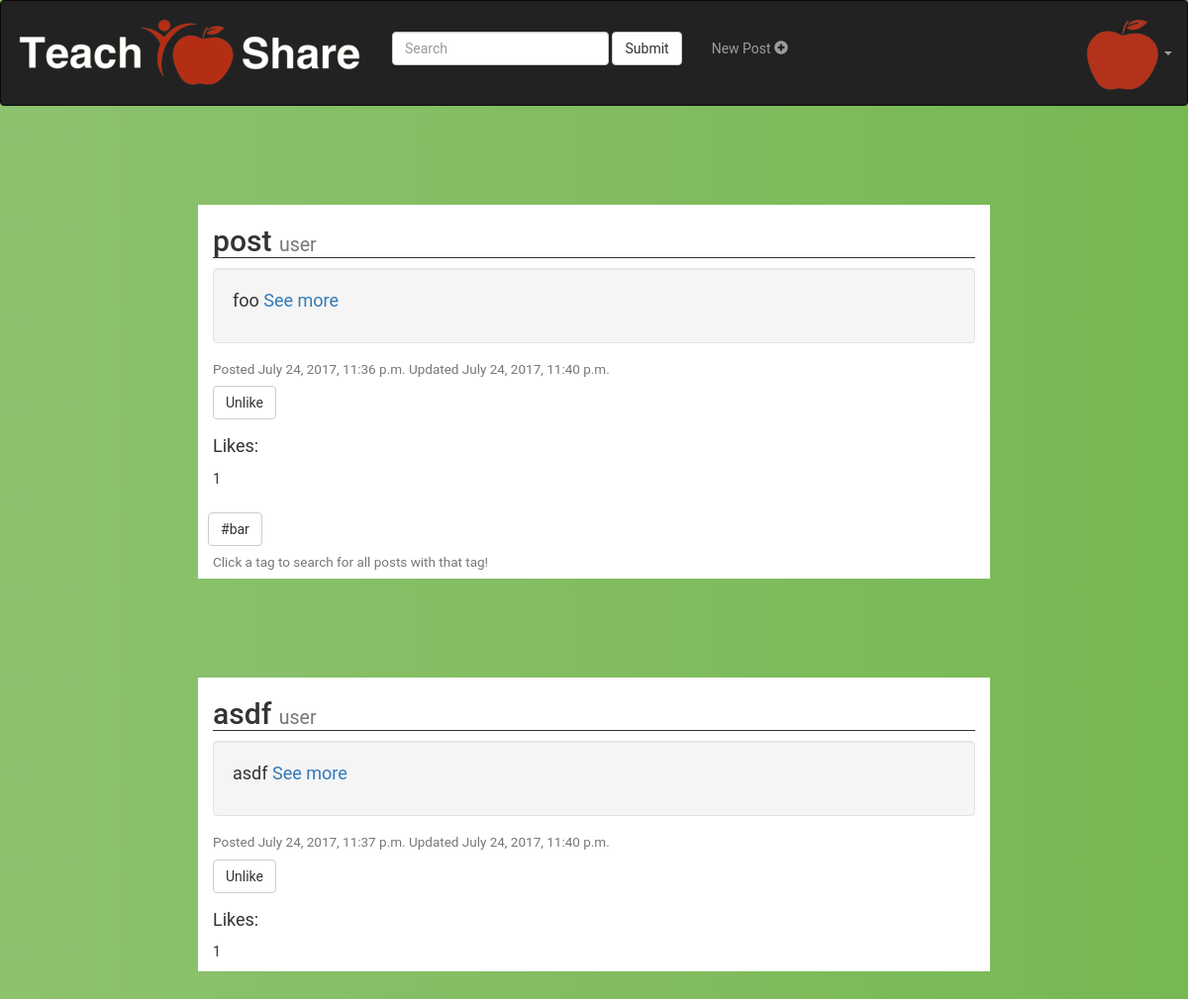
The page /account/dashboard/ (signed in) on the database as committed earlier.
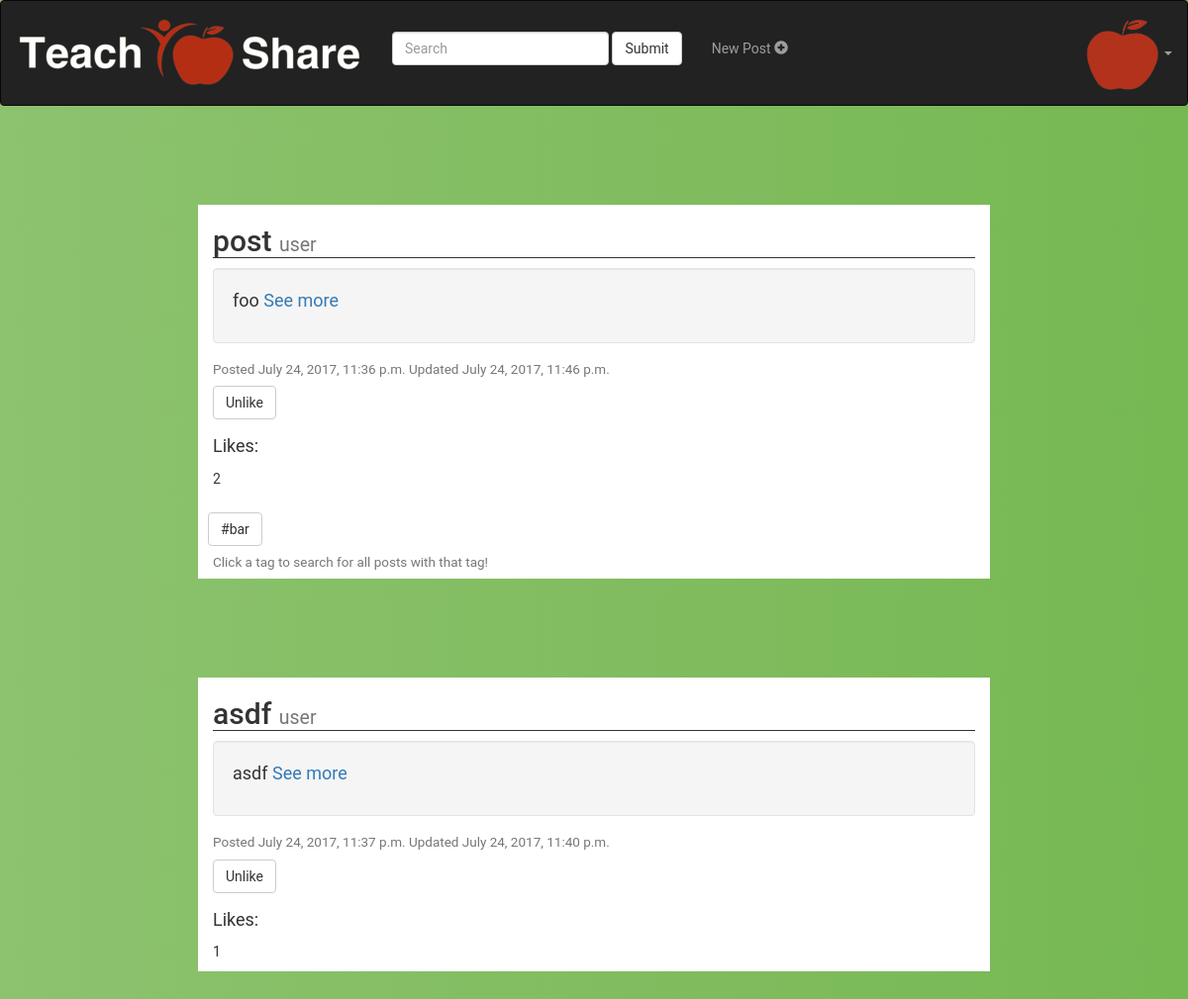
The same page on the database as committed later.
### accounts/models.py (models this page shows)
class Post(models.Model):
	user = models.ForeignKey(settings.AUTH_USER_MODEL, default=1)
	title = models.CharField(max_length=100, default='')
	user = models.CharField(max_length=100, default='')
	content = models.TextField(default="")
	updated = models.DateTimeField(auto_now=True, auto_now_add=False)
	likes = models.IntegerField(default=0)
	timestamp = models.DateTimeField(auto_now=False, auto_now_add= True)

### accounts/views.py (the view)
@login_required(login_url='/account/login')
def dashboard(request):
	if request.method == 'POST':
		return render(request, 'accounts/dashboard.html',
					{'posts' : search(Post.objects.all(), request.POST['search']),
					 'likedPosts' : request.user.userprofile.favorites.all(),
					 'searchstring' : request.POST['search']})
	else:
		return render(request, 'accounts/dashboard.html',
						{'posts' : Post.objects.order_by("-likes"),
						 'likedPosts' : request.user.userprofile.favorites.all()})

### accounts/templates/accounts/dashboard.html (shortened to what this page needs)
<html lang="en">
<head>
{% load static %}
<link rel="stylesheet" href="https://maxcdn.bootstrapcdn.com/bootstrap/3.3.7/css/bootstrap.min.css">
<link rel="stylesheet" href={% static 'accounts/dashboard.css'%} type = "text/css">
</head>
<body>
{% block body %}
<nav class="navbar navbar-inverse ">
  <div class="container-fluid">
    <div class="navbar-header">
      <a class="navbar-brand" href="/account/dashboard">
        <img src="{% static "accounts/tslogo.png" %}" alt="TSLogo"/>
      </a>
    </div>
    <form class="navbar-form navbar-left nav-searchpad"
		method="post" id="search" action="{% url 'account:dashboard' %}">
      <div class="form-group">
		{% if searchstring %}
        <input type="text" name="search" value={{searchstring}} class="form-control">
		{% else %}
		<input type="text" name="search" class="form-control" placeholder="Search">
		{% endif %}
	 </div>
      <button type="submit" class="btn btn-default">Submit</button>
    </form>
    <ul class="nav navbar-nav nav-navitems">
      <li><a href="/account/create/">
        <p>New Post <span class="glyphicon glyphicon-plus-sign"></span> </p>
        </a>
      </li>
    </ul>
    <ul class="nav navbar-nav navbar-right">
      <li class="dropdown">
        <a class="dropdown-toggle" data-toggle="dropdown" >
          <img src="{% static "accounts/applelogo.png" %}" alt="TSLogo"/>
        <span class="caret"></span></a>
      </li>
    </ul>
  </div>
</nav>
{% if posts %}
	{% for post in posts %}
		<div class="container">
			<h2>{{post.title}} <small>{{post.user}}</small></h2>
			<div class="well">
				<p>
					{{post.content}}
                  <a href= '/account/detail/{{post.id}}'>See more</a>
				</p>
			</div>
			<h4><small>Posted {{post.timestamp}} Updated {{post.updated}}
			</small></h4>
			<form action="{% url 'account:like' id=post.id %}" method="POST"
					id="likeForm{{post.id}}">
				<button type="submit" class="btn btn-default">
					{% if likedPosts %}
						{% if post in likedPosts %}
							<div id="likeSubmit{{post.id}}">Unlike</div>
						{% else %}
							<div id="likeSubmit{{post.id}}">Like</div>
						{% endif %}
					{% else %}
						<div id="likeSubmit{{post.id}}">Like</div>
					{% endif %}
				</button>
				<br>
			</form>
			<p> Likes: <div id="likes{{post.id}}">{{post.likes}}</div></p>
			{% if post.tags.all %}
			<div class = "btn-toolbar">
				<div class="tag-container">
				{% for tag in post.tags.all %}
					<form method="post" id="search" action="{% url 'account:dashboard' %}">
						<button type="submit" class="btn btn-default">#{{tag.tag}}</button>
					</form>
				{% endfor %}
				</div>
			</div>
			<h4><small> Click a tag to search for all posts with that tag!</small></h4>
			{% endif %}
		</div>
	{% endfor %}
{% endif %}
{% endblock %}
</body>

Rows that differ between the two databases and show on the page:
changed Post "post": updated "July 24, 2017, 11:40 p.m." → "July 24, 2017, 11:46 p.m."; likes "1" → "2"
